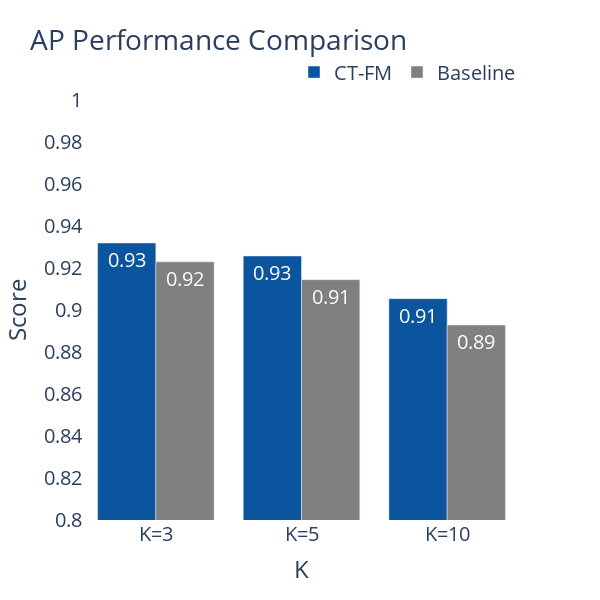
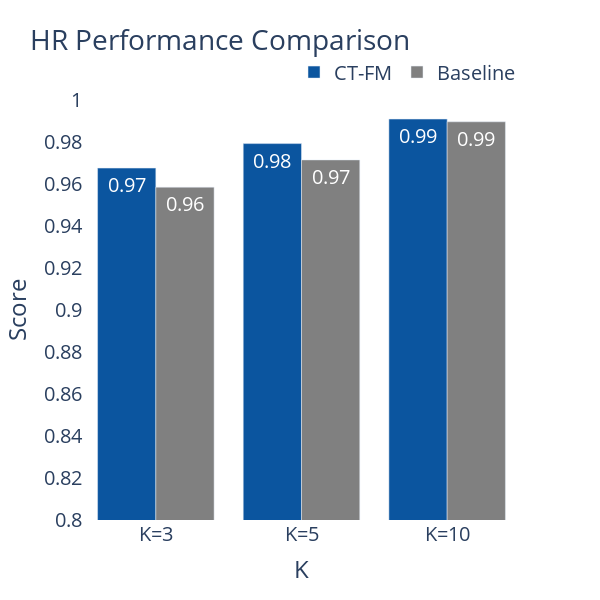
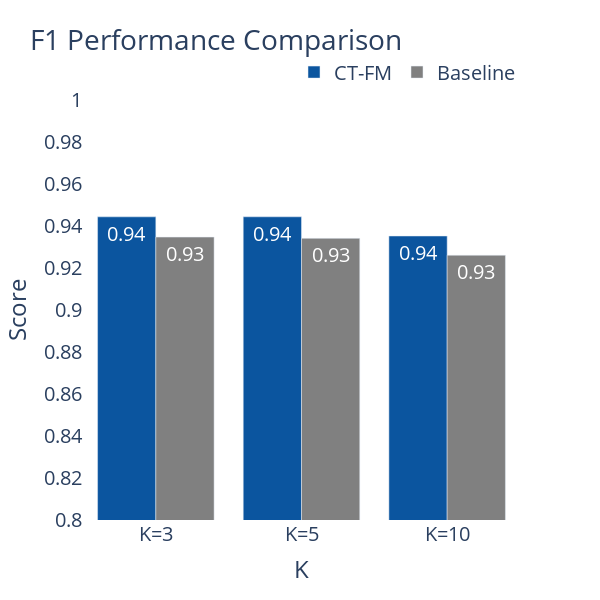

Notebook code for these charts, in order:
### Code cell
import plotly.graph_objects as go
import pandas as pd

# Prepare data
data = []
for model in results:
    for k in [3, 5, 10]:
        for metric in ['AP', 'HR', 'F1']:
            data.append({
                'Model': 'CT-FM' if model == 'ct_fm' else 'Baseline',
                'K': f'K={k}',
                'Metric': metric,
                'Score': results[model][k][f'{metric}@{k}']
            })

df = pd.DataFrame(data)

# Colors for each model
colors = {'CT-FM': '#0B559F', 'Baseline': 'gray'}

# Create separate figures for each metric
for metric in ['AP', 'HR', 'F1']:
    fig = go.Figure()
    
    for model in ['CT-FM', 'Baseline']:
        df_model = df[(df['Model'] == model) & (df['Metric'] == metric)]
        fig.add_trace(
            go.Bar(
                x=df_model['K'],
                y=df_model['Score'],
                name=model,
                marker_color=colors[model],
                text=df_model['Score'].round(2),
                textposition='inside',
                textfont=dict(color='white')
            )
        )

    # Update layout
    fig.update_layout(
        title=f'{metric} Performance Comparison',
        xaxis_title='K',
        yaxis_title='Score',
        barmode='group',
        plot_bgcolor='white',
        font_size=20,
        height=600,
        width=600,
        legend=dict(orientation='h', yanchor='bottom', y=1.02, xanchor='right', x=1)
    )

    # Update axes
    fig.update_yaxes(range=[0.8, 1])
    fig.update_xaxes(type='category')

    fig.show()

### Figure 1 — Plotly figure (JSON) as saved in the notebook; plotly's stock layout.template omitted (floating-point values rounded to 4 significant figures)
{"data": [{"marker": {"color": "#0B559F"}, "name": "CT-FM", "text": [0.93, 0.93, 0.91], "textfont": {"color": "white"}, "textposition": "inside", "type": "bar", "x": ["K=3", "K=5", "K=10"], "y": [0.9319, 0.9257, 0.9054]}, {"marker": {"color": "gray"}, "name": "Baseline", "text": [0.92, 0.91, 0.89], "textfont": {"color": "white"}, "textposition": "inside", "type": "bar", "x": ["K=3", "K=5", "K=10"], "y": [0.9229, 0.9145, 0.8928]}], "layout": {"barmode": "group", "font": {"size": 20}, "height": 600, "legend": {"orientation": "h", "x": 1, "xanchor": "right", "y": 1.02, "yanchor": "bottom"}, "plot_bgcolor": "white", "title": {"text": "AP Performance Comparison"}, "width": 600, "xaxis": {"title": {"text": "K"}, "type": "category"}, "yaxis": {"range": [0.8, 1], "title": {"text": "Score"}}}}

### Figure 2 — Plotly figure (JSON) as saved in the notebook; plotly's stock layout.template omitted (floating-point values rounded to 4 significant figures)
{"data": [{"marker": {"color": "#0B559F"}, "name": "CT-FM", "text": [0.97, 0.98, 0.99], "textfont": {"color": "white"}, "textposition": "inside", "type": "bar", "x": ["K=3", "K=5", "K=10"], "y": [0.9676, 0.9792, 0.9909]}, {"marker": {"color": "gray"}, "name": "Baseline", "text": [0.96, 0.97, 0.99], "textfont": {"color": "white"}, "textposition": "inside", "type": "bar", "x": ["K=3", "K=5", "K=10"], "y": [0.9585, 0.9715, 0.9896]}], "layout": {"barmode": "group", "font": {"size": 20}, "height": 600, "legend": {"orientation": "h", "x": 1, "xanchor": "right", "y": 1.02, "yanchor": "bottom"}, "plot_bgcolor": "white", "title": {"text": "HR Performance Comparison"}, "width": 600, "xaxis": {"title": {"text": "K"}, "type": "category"}, "yaxis": {"range": [0.8, 1], "title": {"text": "Score"}}}}

### Figure 3 — Plotly figure (JSON) as saved in the notebook; plotly's stock layout.template omitted (floating-point values rounded to 4 significant figures)
{"data": [{"marker": {"color": "#0B559F"}, "name": "CT-FM", "text": [0.94, 0.94, 0.94], "textfont": {"color": "white"}, "textposition": "inside", "type": "bar", "x": ["K=3", "K=5", "K=10"], "y": [0.9444, 0.9444, 0.9352]}, {"marker": {"color": "gray"}, "name": "Baseline", "text": [0.93, 0.93, 0.93], "textfont": {"color": "white"}, "textposition": "inside", "type": "bar", "x": ["K=3", "K=5", "K=10"], "y": [0.9347, 0.9341, 0.9261]}], "layout": {"barmode": "group", "font": {"size": 20}, "height": 600, "legend": {"orientation": "h", "x": 1, "xanchor": "right", "y": 1.02, "yanchor": "bottom"}, "plot_bgcolor": "white", "title": {"text": "F1 Performance Comparison"}, "width": 600, "xaxis": {"title": {"text": "K"}, "type": "category"}, "yaxis": {"range": [0.8, 1], "title": {"text": "Score"}}}}
